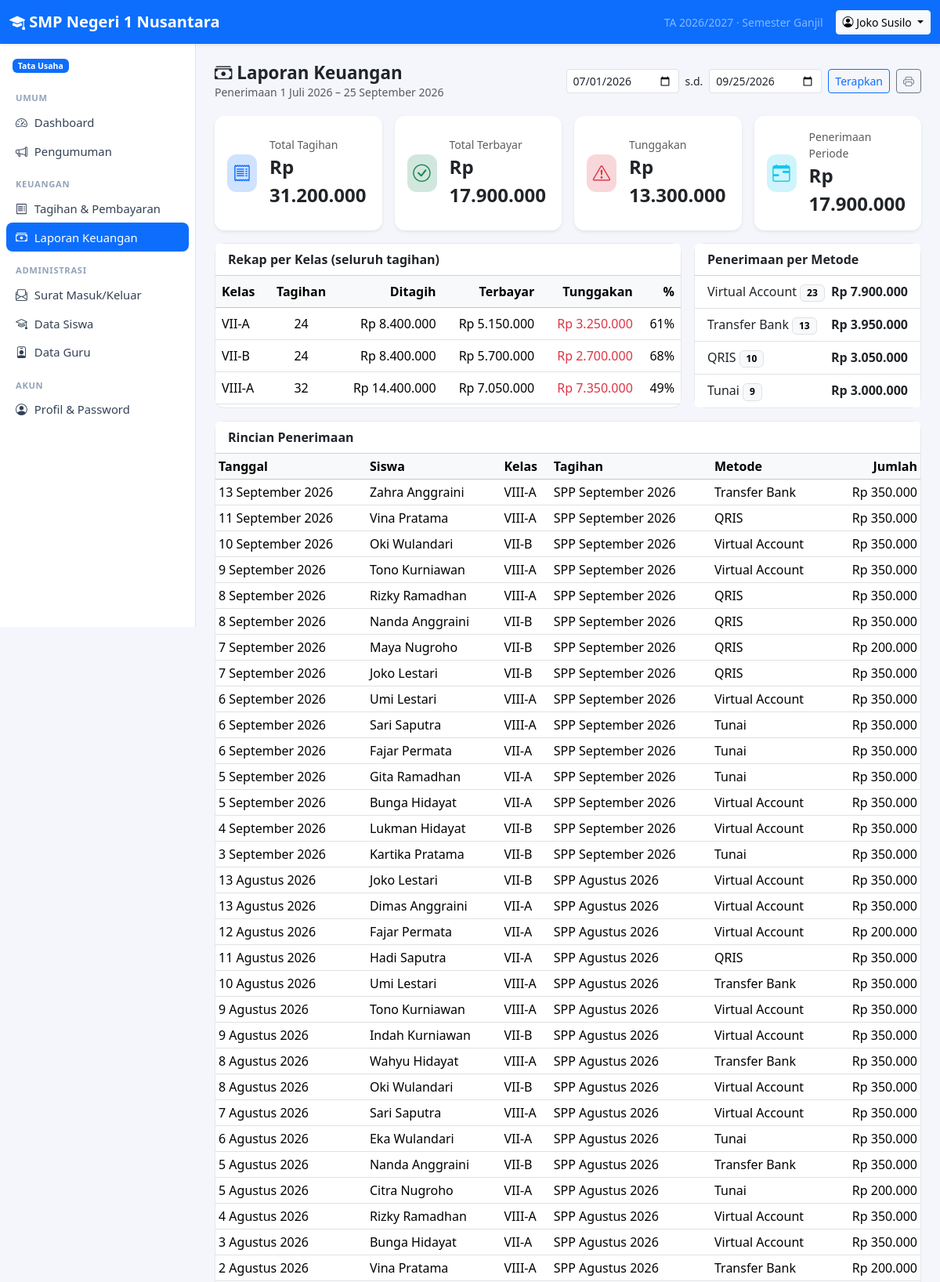
Screenshot of /index.php?r=laporan/keuangan (signed in, upper part) with the database file from the repository.
### tables this page shows
CREATE TABLE `users` (
  `id` int(11) NOT NULL AUTO_INCREMENT,
  `username` varchar(50) NOT NULL,
  `password_hash` varchar(255) NOT NULL,
  `name` varchar(100) NOT NULL,
  `role` varchar(20) NOT NULL,
  `nip` varchar(30) DEFAULT NULL,
  `email` varchar(100) DEFAULT NULL,
  `phone` varchar(30) DEFAULT NULL,
  `active` int(11) NOT NULL DEFAULT 1,
  `created_at` datetime DEFAULT current_timestamp(),
  PRIMARY KEY (`id`),
  UNIQUE KEY `username` (`username`),
  KEY `idx_users_role` (`role`)
);

CREATE TABLE `payments` (
  `id` int(11) NOT NULL AUTO_INCREMENT,
  `invoice_id` int(11) NOT NULL,
  `amount` decimal(12,2) NOT NULL,
  `paid_at` date NOT NULL,
  `method` varchar(30) NOT NULL,
  `note` varchar(255) DEFAULT NULL,
  `received_by` int(11) DEFAULT NULL,
  `created_at` datetime DEFAULT current_timestamp(),
  PRIMARY KEY (`id`),
  KEY `received_by` (`received_by`),
  KEY `idx_payments_invoice` (`invoice_id`),
  CONSTRAINT `payments_ibfk_1` FOREIGN KEY (`invoice_id`) REFERENCES `invoices` (`id`) ON DELETE CASCADE,
  CONSTRAINT `payments_ibfk_2` FOREIGN KEY (`received_by`) REFERENCES `users` (`id`) ON DELETE SET NULL
);

CREATE TABLE `classes` (
  `id` int(11) NOT NULL AUTO_INCREMENT,
  `name` varchar(50) NOT NULL,
  `level` int(11) NOT NULL,
  `homeroom_teacher_id` int(11) DEFAULT NULL,
  PRIMARY KEY (`id`),
  UNIQUE KEY `name` (`name`),
  KEY `homeroom_teacher_id` (`homeroom_teacher_id`),
  CONSTRAINT `classes_ibfk_1` FOREIGN KEY (`homeroom_teacher_id`) REFERENCES `users` (`id`) ON DELETE SET NULL
);

CREATE TABLE `invoices` (
  `id` int(11) NOT NULL AUTO_INCREMENT,
  `student_id` int(11) NOT NULL,
  `title` varchar(150) NOT NULL,
  `amount` decimal(12,2) NOT NULL,
  `due_date` date DEFAULT NULL,
  `created_by` int(11) DEFAULT NULL,
  `created_at` datetime DEFAULT current_timestamp(),
  PRIMARY KEY (`id`),
  KEY `created_by` (`created_by`),
  KEY `idx_invoices_student` (`student_id`),
  CONSTRAINT `invoices_ibfk_1` FOREIGN KEY (`student_id`) REFERENCES `students` (`id`) ON DELETE CASCADE,
  CONSTRAINT `invoices_ibfk_2` FOREIGN KEY (`created_by`) REFERENCES `users` (`id`) ON DELETE SET NULL
);

### app/controllers/laporan.php (called while the page is built, shortened)
<?php
function report_date_range(): array
{
    $p = period();
    [$semFrom, $semTo] = semester_range($p['year'], $p['semester']);
    $from = param('from', $semFrom);
    $to = param('to', min($semTo, date('Y-m-d')));
    return [$from, $to];
}
function report_finance(): void
{
    [$from, $to] = report_date_range();
    $perClass = db_all(
        'SELECT c.name AS class_name, COUNT(i.id) AS invoice_count, COALESCE(SUM(i.amount), 0) AS billed,
                COALESCE(SUM(pp.paid), 0) AS paid
         FROM invoices i JOIN students s ON s.id = i.student_id LEFT JOIN classes c ON c.id = s.class_id
         LEFT JOIN (SELECT invoice_id, SUM(amount) AS paid FROM payments GROUP BY invoice_id) pp ON pp.invoice_id = i.id
         GROUP BY c.id, c.name ORDER BY c.name'
    );
    $byMethod = db_all(
        'SELECT method, COUNT(*) AS n, SUM(amount) AS total FROM payments
         WHERE paid_at BETWEEN ? AND ? GROUP BY method ORDER BY total DESC',
        [$from, $to]
    );
    $payments = db_all(
        'SELECT p.*, i.title, u.name AS student_name, c.name AS class_name FROM payments p
         JOIN invoices i ON i.id = p.invoice_id JOIN students s ON s.id = i.student_id
         JOIN users u ON u.id = s.user_id LEFT JOIN classes c ON c.id = s.class_id
         WHERE p.paid_at BETWEEN ? AND ? ORDER BY p.paid_at DESC, p.id DESC',
        [$from, $to]
    );
    render('laporan/finance', compact('perClass', 'byMethod', 'payments', 'from', 'to'), 'Laporan Keuangan');
}

### public/index.php (called while the page is built, shortened)
<?php
$routes = require BASE_PATH . '/app/routes.php';
$route  = trim(param('r'), '/');
[$file, $handler, $roles] = $routes[$route];
if ($roles !== null) {
    $roles === [] ? require_login() : require_role(...$roles);
}
try {
    $handler();
} catch (Throwable $e) {
    error_log((string) $e);
    if (config('debug')) {
        throw $e;
    }
    abort(500, 'Terjadi kesalahan pada server. Silakan coba lagi.');
}

### app/db.php (called while the page is built, shortened)
<?php
function db(): PDO
{
    static $pdo = null;
    if ($pdo instanceof PDO) {
        return $pdo;
    }
    $c = config('db');
    $options = [
        PDO::ATTR_ERRMODE            => PDO::ERRMODE_EXCEPTION,
        PDO::ATTR_DEFAULT_FETCH_MODE => PDO::FETCH_ASSOC,
        PDO::ATTR_EMULATE_PREPARES   => false,
    ];
    try {
        if ($c['driver'] === 'mysql') {
            $dsn = sprintf('mysql:host=%s;port=%s;dbname=%s;charset=utf8mb4', $c['host'], $c['port'], $c['name']);
            $pdo = new PDO($dsn, $c['user'], $c['pass'], $options);
            $pdo->exec("SET time_zone = '" . date('P') . "'");
        } else {
            $pdo = new PDO('sqlite:' . $c['sqlite_path'], null, null, $options);
            $pdo->exec('PRAGMA foreign_keys = ON');
            $pdo->exec('PRAGMA journal_mode = WAL');
        }
    } catch (PDOException $e) {
        if (PHP_SAPI === 'cli') {
            throw $e;
        }
        error_log((string) $e);
        while (ob_get_level() > 0) {
            ob_end_clean();
        }
        http_response_code(500);
        exit('<!doctype html><html lang="id"><meta charset="utf-8"><meta name="viewport" content="width=device-width, initial-scale=1">'
            . '<title>Database tidak terhubung</title>'
            . '<body style="font-family:system-ui,sans-serif;background:#f4f6fb;margin:0;padding:16px">'
            . '<div style="max-width:640px;margin:64px auto;background:#fff;border:1px solid #e5e7eb;border-radius:12px;padding:28px">'
            . '<h2 style="margin-top:0;color:#b91c1c">Tidak dapat terhubung ke database</h2>'
            . '<p>Aplikasi tidak bisa tersambung ke server database. Periksa hal berikut:</p><ol style="line-height:1.7">'
            . '<li>Nama database, user, dan password di <code>config.local.php</code> (atau <code>config.php</code>) sudah benar.</li>'
            . '<li>User database sudah ditambahkan ke database dengan hak <em>ALL PRIVILEGES</em>.</li>'
            . '<li>File <code>database/sekolah_mysql_kosong.sql</code> atau <code>sekolah_mysql.sql</code> sudah di-import.</li>'
            . '<li>Server MySQL/MariaDB sedang berjalan.</li></ol>'
            . '<p style="color:#64748b;font-size:14px;margin-bottom:0">Detail kesalahan dicatat di log error server.</p></div></body></html>');
    }
    return $pdo;
}
function db_query(string $sql, array $params = []): PDOStatement
{
    $st = db()->prepare($sql);
    $st->execute($params);
    return $st;
}
function db_one(string $sql, array $params = []): ?array
{
    $row = db_query($sql, $params)->fetch();
    return $row === false ? null : $row;
}
function db_all(string $sql, array $params = []): array
{
    return db_query($sql, $params)->fetchAll();
}

### app/access.php (called while the page is built, shortened)
<?php
function semester_range(string $year, string $semester): array
{
    [$y1, $y2] = array_map('intval', explode('/', $year) + [1 => 0]);
    return $semester === 'Genap'
        ? [sprintf('%04d-01-01', $y2), sprintf('%04d-06-30', $y2)]
        : [sprintf('%04d-07-01', $y1), sprintf('%04d-12-31', $y1)];
}

### app/auth.php (called while the page is built, shortened)
<?php
function current_user(): ?array
{
    static $user = false;
    if ($user !== false) {
        return $user;
    }
    $uid = $_SESSION['uid'] ?? null;
    $user = $uid ? db_one('SELECT * FROM users WHERE id = ? AND active = 1', [$uid]) : null;
    return $user;
}
function require_login(): array
{
    $u = current_user();
    return $u;
}
function require_role(string ...$roles): array
{
    $u = require_login();
    return $u;
}

### app/menu.php (called while the page is built, shortened)
<?php
function menu_for(string $role): array
{
    $common = ['Umum' => [
        ['Dashboard', '', 'speedometer2'],
        ['Pengumuman', 'pengumuman', 'megaphone'],
    ]];
    $teaching = ['Mengajar' => [
        ['Jadwal Mengajar', 'guru/jadwal', 'calendar-week'],
        ['Input Absensi', 'guru/absensi', 'clipboard-check'],
        ['Input Nilai', 'guru/nilai', 'pencil-square'],
    ]];
    return $common + ($menus[$role] ?? []) + ['Akun' => [['Profil & Password', 'profil', 'person-circle']]];
}

### app/views/laporan/finance.php (the view)
<?php
$billed = array_sum(array_map(fn($r) => (float) $r['billed'], $perClass));
$paid = array_sum(array_map(fn($r) => (float) $r['paid'], $perClass));
$periodTotal = array_sum(array_map(fn($p) => (float) $p['amount'], $payments));
?>
<div class="page-header">
    <div><h1><i class="bi bi-cash-stack"></i> Laporan Keuangan</h1><div class="small text-muted">Penerimaan <?= tanggal($from) ?> – <?= tanggal($to) ?></div></div>
    <?php require __DIR__ . '/range_filter.php'; ?>
</div>
<div class="row g-3 mb-3">
    <div class="col-md-3"><?= stat_card('Total Tagihan', rupiah($billed), 'receipt', 'primary') ?></div>
    <div class="col-md-3"><?= stat_card('Total Terbayar', rupiah($paid), 'check-circle', 'success') ?></div>
    <div class="col-md-3"><?= stat_card('Tunggakan', rupiah(max(0, $billed - $paid)), 'exclamation-triangle', 'danger') ?></div>
    <div class="col-md-3"><?= stat_card('Penerimaan Periode', rupiah($periodTotal), 'calendar-range', 'info') ?></div>
</div>
<div class="row g-3 mb-3">
    <div class="col-lg-8"><div class="card h-100">
        <div class="card-header bg-white fw-semibold">Rekap per Kelas (seluruh tagihan)</div>
        <div class="table-responsive"><table class="table mb-0">
            <thead class="table-light"><tr><th>Kelas</th><th class="text-center">Tagihan</th><th class="text-end">Ditagih</th><th class="text-end">Terbayar</th><th class="text-end">Tunggakan</th><th class="text-end">%</th></tr></thead>
            <tbody>
            <?php foreach ($perClass as $r): $pct = $r['billed'] > 0 ? round($r['paid'] / $r['billed'] * 100) : 0; ?>
                <tr><td><?= e($r['class_name'] ?? 'Tanpa kelas') ?></td><td class="text-center"><?= (int) $r['invoice_count'] ?></td>
                    <td class="text-end"><?= rupiah($r['billed']) ?></td><td class="text-end"><?= rupiah($r['paid']) ?></td>
                    <td class="text-end text-danger"><?= rupiah(max(0, $r['billed'] - $r['paid'])) ?></td><td class="text-end"><?= $pct ?>%</td></tr>
            <?php endforeach; if (!$perClass) echo empty_row(6); ?>
            </tbody>
        </table></div>
    </div></div>
    <div class="col-lg-4"><div class="card h-100">
        <div class="card-header bg-white fw-semibold">Penerimaan per Metode</div>
        <ul class="list-group list-group-flush">
            <?php foreach ($byMethod as $m): ?>
                <li class="list-group-item d-flex justify-content-between"><span><?= e($m['method']) ?> <span class="badge text-bg-light border"><?= (int) $m['n'] ?></span></span><strong><?= rupiah($m['total']) ?></strong></li>
            <?php endforeach; if (!$byMethod): ?><li class="list-group-item text-muted">Belum ada penerimaan.</li><?php endif; ?>
        </ul>
    </div></div>
</div>
<div class="card">
    <div class="card-header bg-white fw-semibold">Rincian Penerimaan</div>
    <div class="table-responsive"><table class="table table-sm mb-0">
        <thead class="table-light"><tr><th>Tanggal</th><th>Siswa</th><th>Kelas</th><th>Tagihan</th><th>Metode</th><th class="text-end">Jumlah</th></tr></thead>
        <tbody>
        <?php foreach ($payments as $p): ?>
            <tr><td><?= tanggal($p['paid_at']) ?></td><td><?= e($p['student_name']) ?></td><td><?= e($p['class_name'] ?? '-') ?></td><td><?= e($p['title']) ?></td><td><?= e($p['method']) ?></td><td class="text-end"><?= rupiah($p['amount']) ?></td></tr>
        <?php endforeach; if (!$payments) echo empty_row(6); ?>
        </tbody>
    </table></div>
</div>

### app/views/layout.php (shortened to what this page needs)
<?php
$me = current_user();
$currentRoute = trim(param('r'), '/');
$schoolName = setting('school_name', config('app_name'));
$p = period();
?>
<!doctype html>
<html lang="id">
<head>
    <link href="assets/vendor/bootstrap/bootstrap.min.css" rel="stylesheet">
    <link href="assets/vendor/bootstrap-icons/bootstrap-icons.min.css" rel="stylesheet">
    <link href="assets/app.css" rel="stylesheet">
</head>
<body>
<?php if ($me): ?>
<nav class="navbar navbar-dark bg-primary sticky-top shadow-sm d-print-none">
    <div class="container-fluid">
        <a class="navbar-brand fw-semibold me-auto" href="<?= url() ?>"><i class="bi bi-mortarboard-fill"></i> <?= e($schoolName) ?></a>
        <span class="navbar-text text-white-50 small d-none d-md-inline me-3">
            TA <?= e($p['year']) ?> · Semester <?= e($p['semester']) ?>
        </span>
        <div class="dropdown">
            <button class="btn btn-sm btn-light dropdown-toggle" data-bs-toggle="dropdown">
                <i class="bi bi-person-circle"></i> <span class="d-none d-sm-inline"><?= e($me['name']) ?></span>
            </button>
        </div>
    </div>
</nav>
<div class="d-flex">
    <aside class="offcanvas-lg offcanvas-start sidebar border-end bg-body d-print-none" tabindex="-1" id="sidebar">
        <div class="offcanvas-body d-block p-2">
            <div class="px-2 py-2 mb-2 small">
                <span class="badge text-bg-primary"><?= e(role_label($me['role'])) ?></span>
            </div>
            <?php foreach (menu_for($me['role']) as $section => $items): ?>
                <div class="menu-section"><?= e($section) ?></div>
                <ul class="nav nav-pills flex-column mb-2">
                    <?php foreach ($items as [$label, $route, $icon]):
                        $active = $currentRoute === $route || ($route !== '' && str_starts_with($currentRoute, $route . '/')); ?>
                        <li class="nav-item">
                            <a class="nav-link<?= $active ? ' active' : '' ?>" href="<?= url($route) ?>">
                                <i class="bi bi-<?= e($icon) ?>"></i> <?= e($label) ?>
                            </a>
                        </li>
                    <?php endforeach; ?>
                </ul>
            <?php endforeach; ?>
        </div>
    </aside>
    <main class="flex-grow-1 p-3 p-md-4 main-content">
        <?= $content ?>
    </main>
</div>
<?php else: ?>
    <?= $content ?>
<?php endif; ?>
</body>
</html>

### public/assets/app.css (style rules this page uses)
body { background: #f4f6fb; }
.sidebar { width: 250px; flex-shrink: 0; min-height: calc(100vh - 56px); }
@media (min-width: 992px) { .sidebar { position: sticky; top: 56px; height: calc(100vh - 56px); overflow-y: auto; } }
.sidebar .nav-link { color: #334155; border-radius: .5rem; padding: .45rem .75rem; font-size: .925rem; }
.sidebar .nav-link.active { background: var(--bs-primary); color: #fff; }
.sidebar .nav-link i { width: 1.25rem; display: inline-block; }
.menu-section { font-size: .7rem; text-transform: uppercase; letter-spacing: .06em; color: #94a3b8; padding: .5rem .75rem .25rem; font-weight: 600; }
.main-content { min-width: 0; }
.card { border-radius: .8rem; border-color: #e5e7eb; }
.table > :not(caption) > * > * { vertical-align: middle; }
.page-header { display: flex; flex-wrap: wrap; gap: .75rem; justify-content: space-between; align-items: center; margin-bottom: 1.25rem; }
.page-header h1 { font-size: 1.4rem; margin: 0; font-weight: 600; }

### rows the page displays
users: name "Joko Susilo", role "Tata Usaha"
payments: paid_at "13 September 2026", users.name "Zahra Anggraini", classes.name "VIII-A", invoice.title "SPP September 2026", method "Transfer Bank", amount "Rp 350.000"
payments: paid_at "11 September 2026", users.name "Vina Pratama", classes.name "VIII-A", invoice.title "SPP September 2026", method "QRIS", amount "Rp 350.000"
payments: paid_at "10 September 2026", users.name "Oki Wulandari", classes.name "VII-B", invoice.title "SPP September 2026", method "Virtual Account", amount "Rp 350.000"
payments: paid_at "9 September 2026", users.name "Tono Kurniawan", classes.name "VIII-A", invoice.title "SPP September 2026", method "Virtual Account", amount "Rp 350.000"
payments: paid_at "8 September 2026", users.name "Rizky Ramadhan", classes.name "VIII-A", invoice.title "SPP September 2026", method "QRIS", amount "Rp 350.000"
payments: paid_at "8 September 2026", users.name "Nanda Anggraini", classes.name "VII-B", invoice.title "SPP September 2026", method "QRIS", amount "Rp 350.000"
payments: paid_at "7 September 2026", users.name "Maya Nugroho", classes.name "VII-B", invoice.title "SPP September 2026", method "QRIS", amount "Rp 200.000"
payments: paid_at "7 September 2026", users.name "Joko Lestari", classes.name "VII-B", invoice.title "SPP September 2026", method "QRIS", amount "Rp 350.000"
payments: paid_at "6 September 2026", users.name "Umi Lestari", classes.name "VIII-A", invoice.title "SPP September 2026", method "Virtual Account", amount "Rp 350.000"
payments: paid_at "6 September 2026", users.name "Sari Saputra", classes.name "VIII-A", invoice.title "SPP September 2026", method "Tunai", amount "Rp 350.000"
payments: paid_at "6 September 2026", users.name "Fajar Permata", classes.name "VII-A", invoice.title "SPP September 2026", method "Tunai", amount "Rp 350.000"
payments: paid_at "5 September 2026", users.name "Gita Ramadhan", classes.name "VII-A", invoice.title "SPP September 2026", method "Tunai", amount "Rp 350.000"
payments: paid_at "5 September 2026", users.name "Bunga Hidayat", classes.name "VII-A", invoice.title "SPP September 2026", method "Virtual Account", amount "Rp 350.000"
payments: paid_at "4 September 2026", users.name "Lukman Hidayat", classes.name "VII-B", invoice.title "SPP September 2026", method "Virtual Account", amount "Rp 350.000"
payments: paid_at "3 September 2026", users.name "Kartika Pratama", classes.name "VII-B", invoice.title "SPP September 2026", method "Tunai", amount "Rp 350.000"
payments: paid_at "13 Agustus 2026", users.name "Joko Lestari", classes.name "VII-B", invoice.title "SPP Agustus 2026", method "Virtual Account", amount "Rp 350.000"
payments: paid_at "13 Agustus 2026", users.name "Dimas Anggraini", classes.name "VII-A", invoice.title "SPP Agustus 2026", method "Virtual Account", amount "Rp 350.000"
payments: paid_at "12 Agustus 2026", users.name "Fajar Permata", classes.name "VII-A", invoice.title "SPP Agustus 2026", method "Virtual Account", amount "Rp 200.000"
payments: paid_at "11 Agustus 2026", users.name "Hadi Saputra", classes.name "VII-A", invoice.title "SPP Agustus 2026", method "QRIS", amount "Rp 350.000"
payments: paid_at "10 Agustus 2026", users.name "Umi Lestari", classes.name "VIII-A", invoice.title "SPP Agustus 2026", method "Transfer Bank", amount "Rp 350.000"
payments: paid_at "9 Agustus 2026", users.name "Tono Kurniawan", classes.name "VIII-A", invoice.title "SPP Agustus 2026", method "Virtual Account", amount "Rp 350.000"
payments: paid_at "9 Agustus 2026", users.name "Indah Kurniawan", classes.name "VII-B", invoice.title "SPP Agustus 2026", method "Virtual Account", amount "Rp 350.000"
payments: paid_at "8 Agustus 2026", users.name "Wahyu Hidayat", classes.name "VIII-A", invoice.title "SPP Agustus 2026", method "Transfer Bank", amount "Rp 350.000"
payments: paid_at "8 Agustus 2026", users.name "Oki Wulandari", classes.name "VII-B", invoice.title "SPP Agustus 2026", method "Virtual Account", amount "Rp 350.000"
payments: paid_at "7 Agustus 2026", users.name "Sari Saputra", classes.name "VIII-A", invoice.title "SPP Agustus 2026", method "Virtual Account", amount "Rp 350.000"
payments: paid_at "6 Agustus 2026", users.name "Eka Wulandari", classes.name "VII-A", invoice.title "SPP Agustus 2026", method "Tunai", amount "Rp 350.000"
payments: paid_at "5 Agustus 2026", users.name "Nanda Anggraini", classes.name "VII-B", invoice.title "SPP Agustus 2026", method "Transfer Bank", amount "Rp 350.000"
payments: paid_at "5 Agustus 2026", users.name "Citra Nugroho", classes.name "VII-A", invoice.title "SPP Agustus 2026", method "Tunai", amount "Rp 200.000"
payments: paid_at "4 Agustus 2026", users.name "Rizky Ramadhan", classes.name "VIII-A", invoice.title "SPP Agustus 2026", method "Virtual Account", amount "Rp 350.000"
payments: paid_at "3 Agustus 2026", users.name "Bunga Hidayat", classes.name "VII-A", invoice.title "SPP Agustus 2026", method "Virtual Account", amount "Rp 350.000"
payments: paid_at "2 Agustus 2026", users.name "Vina Pratama", classes.name "VIII-A", invoice.title "SPP Agustus 2026", method "Transfer Bank", amount "Rp 200.000"

### other values shown
$schoolName "SMP Negeri 1 Nusantara"
$p['year'] "2026/2027"
$p['semester'] "Ganjil"
$section "UMUM"
$label "Dashboard"
$label "Pengumuman"
$section "KEUANGAN"
$label "Tagihan & Pembayaran"
$label "Laporan Keuangan"
$section "ADMINISTRASI"
$label "Surat Masuk/Keluar"
$label "Data Siswa"
$label "Data Guru"
$section "AKUN"
$label "Profil & Password"
